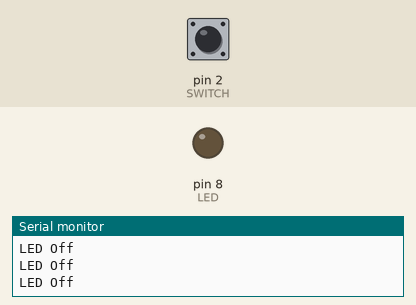
Recording of a sketch running on a simulated Arduino Uno, built with avr-gcc and run on an emulated ATmega328P. On the bench: output pins drawn as LEDs (lit = HIGH), the last lines printed to the serial monitor. The inputs (shaded band) are chosen by the test bench; at power-on: pin 2 (SWITCH) LOW.

Above: at 4.8 s.
4.9 s: pin 2 (SWITCH) pulled HIGH for 2.35 s
At 7.2 s:
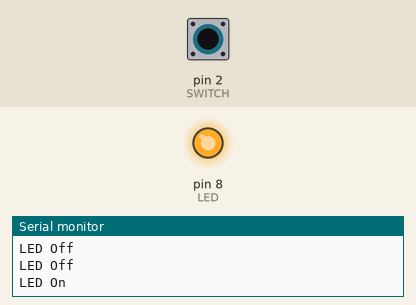
Timing chart, 0 to 9.5 s (numbered marks = the images above; inputs shaded):
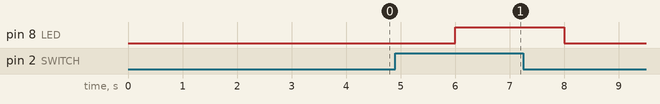

The sketch:

0001-LED-with-pushbutton.ino
```cpp
/* LED With push button
 *
 *  This is a simple program that illustrates pushing a button turns on the LED.
 *
 *  Some important things to note:
 *  - A pull down resistor is used to prevent the input from floating when the
 *    button is not pressed.
 *  - There is an up to 2 second lag between pressing the button and the LED responding.
 */

#define LED 8         // The pin for the LED
#define SWITCH 2      // The pin for the SWITCH / Push button / wires shorted together


void setup() {
  pinMode(SWITCH, INPUT);
  pinMode(LED, OUTPUT);

  Serial.begin(9600);
  int tOut = 200;    // Wait up to 2000 ms (2 seconds) for the Serial port to initialise
  while (tOut && !Serial) {
    tOut--;
    delay(10);
  }
  Serial.println("Boot 0 - LED controlled by switch");
  Serial.println("Ready...");
}


void loop() {
  int reading = digitalRead(SWITCH);
  if (reading == HIGH) {
    digitalWrite(LED, HIGH);
    Serial.println("LED On");
  } else {
    digitalWrite(LED, LOW);
    Serial.println("LED Off");
  }

  /*********************************************************************
   * This delay seems to, errr, delay things....
   * What happens if you comment it out?
   *
   * Try it. But before you do, can you guess what the result will be???
   *********************************************************************/
  delay(2000);
}
```

Measured:
- after the input at 4.9 s, pin 8 (LED): LOW → HIGH after 1.1 s, → LOW 2.0 s later
